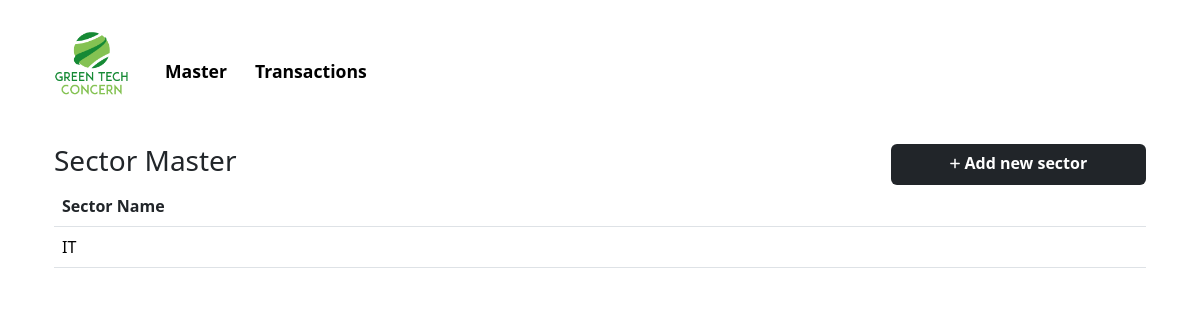
Before: /master/?selection=sector with the older database file.
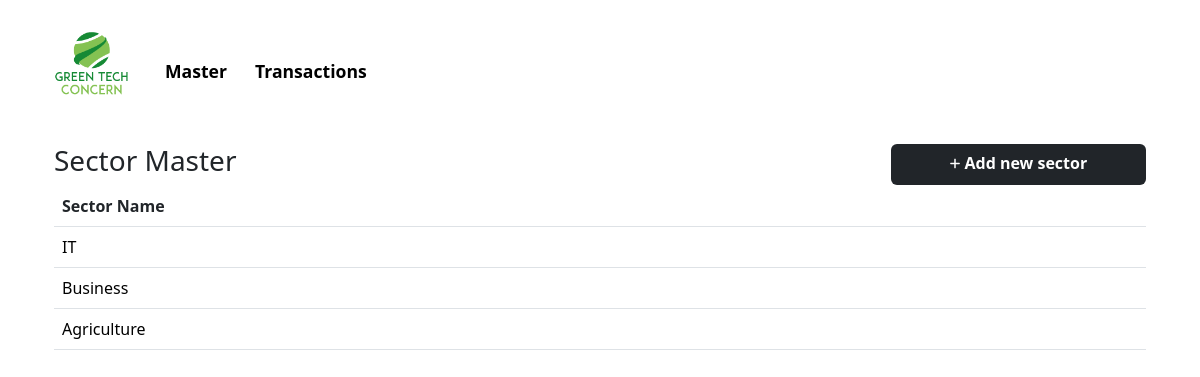
After: the same page with the newer database file.
### resecurityapp/models.py (models this page shows, shortened)
class Sector(models.Model):
    Sector_Name = models.CharField(max_length=100)

### resecurityapp/views.py (the view)
# urls.py: path('master/', views.master, name='master'),
def master(request):
    companies = Company.objects.all()
    sectors = Sector.objects.all()
    requirements = Requirement.objects.all()
    vias = Via.objects.all()
    statuses = Status.objects.all()
    brands = Brand.objects.all()
    partners = Partner.objects.all()
    selection = request.GET.get('selection', None)
    return render(request, 'master.html', {'companies': companies, 'sectors': sectors, 'requirements': requirements, 'vias': vias, 'statuses': statuses, 'brands': brands, 'partners': partners, 'selection': selection})

### templates/master.html (shortened to what this page needs)
{% load static %}
<!doctype html>
<html lang="en">
<head>
    <link href="https://cdn.jsdelivr.net/npm/bootstrap@5.3.2/dist/css/bootstrap.min.css" rel="stylesheet">
    <link href="{% static 'css/homepage.css' %}" rel="stylesheet">
</head>
<body>
    <div class="container">
        <div id="navbar">
            <nav class="navbar navbar-expand-lg justify-content-center">
                <div class="container-fluid mt-3">
                    <a class="navbar-brand" href="{% url 'index' %}">
                        <img src="{% static 'images/logo.png' %}" alt="Resecurity CRM" width="75">
                    </a>
                    <div class="collapse navbar-collapse" id="navbarNav">
                        <ul class="navbar-nav mt-3">
                            <li class="nav-item" id="master">
                                <a class="nav-link fw-semibold" style="cursor: pointer;">Master</a>
                            </li>
                            <li class="nav-item active" id="transactions">
                                <a class="nav-link fw-semibold" href="{% url 'index' %}">Transactions</a>
                            </li>
                        </ul>
                    </div>
                </div>
            </nav>
        </div>
        {% if selection == "company" %}
        <div id="company-section">
            <div class="container mt-5">
                <div class="row g-3">
                    <div class="col">
                        <input class="form-control me-2 py-2" type="search" id="company-search" placeholder="Search" aria-label="Search">
                    </div>
                    <div class="col-3">
                        <a href="{% url 'newcompany' %}">
                            <button type="submit" class="btn fw-semibold w-100" name="company-submit" style="background-color: #212529;">
                                <i class="fa-solid fa-plus fa-xs" style="color: #ffffff;"></i> Add new company
                            </button>
                        </a>
                    </div>
                </div>
                <div class="hl mt-3"></div>
            </div>
            <div id="company-detail-content" class="company-detail-content container">
                <h3>Company Master</h3>
                <table class="table">
                    <thead>
                        <tr>
                            <th scope="col">Company Name</th>
                            <th scope="col"></th>
                            <th scope="col"></th>
                        </tr>
                    </thead>
                    <tbody>
                        {% for company in companies %}
                        <tr>
                            <td>{{ company.Company_Name }}</td>
                            <td>
                                <a href="{% url 'companyform' company.id %}">
                                    <i class="fa-solid fa-pen-to-square" style="color: #212529;"></i>
                                </a>
                            </td>
                            <td>
                                <a href="{% url 'companydetails' company.id %}">
                                    <i class="fa-solid fa-eye" style="color: #212529;"></i>
                                </a>
                            </td>
                        </tr>
                        {% endfor %}
                    </tbody>
                </table>
            </div>
        </div>
        {% elif selection == "sector" %}
        <div id="sector-detail-content" class="sector-detail-content container">
            <div class="row">
                <div class="col">
                    <h3>Sector Master</h3>
                </div>
                <div class="col-3">
                    <a href="{% url 'newform' %}?formtype=sector">
                        <button type="submit" class="btn fw-semibold w-100" name="sector-submit" style="background-color: #212529;">
                            <i class="fa-solid fa-plus fa-xs" style="color: #ffffff;"></i> Add new sector
                        </button>
                    </a>
                </div>
            </div>
            <table class="table">
                <thead>
                    <tr>
                        <th scope="col">Sector Name</th>
                    </tr>
                </thead>
                <tbody>
                    {% for sector in sectors %}
                    <tr>
                        <td>{{ sector.Sector_Name }}</td>
                    </tr>
                    {% endfor %}
                </tbody>
            </table>
        </div>
        {% endif %}
    </div>
</body>
</html>

### static/css/homepage.css (style rules this page uses)
body { margin: 0; padding: 0; box-sizing: border-box; }
html { scroll-behavior: smooth; }
.nav-link { margin-left: 1vw; font-size: 1.1rem; color: black; }
.btn { background-color: black; color: white; padding-bottom: 1.1vh; }
.company-content, .company-detail-content, .sector-content, .sector-detail-content, .requirement-content, .requirement-detail-content, .via-content, .via-detail-content, .status-content, .status-detail-content, .brand-content, .brand-detail-content, .partner-content, .partner-detail-content { margin-top: 3%; }
.company-detail-content th, .sector-detail-content th, .requirement-detail-content th, .via-detail-content th, .status-detail-content th, .brand-detail-content, .partner-detail-content th { color: #212529; }

Changed rows visible on the page:
added Sector: Sector_Name "Business"
added Sector: Sector_Name "Agriculture"
